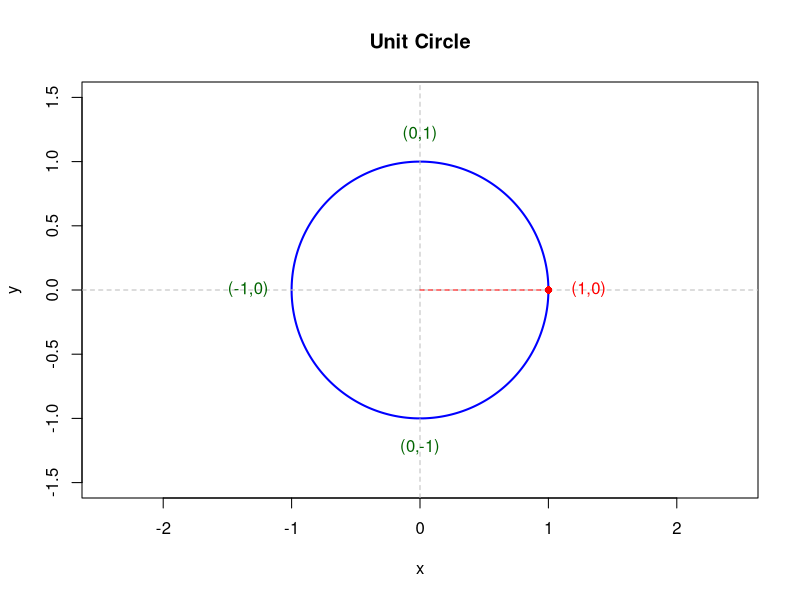
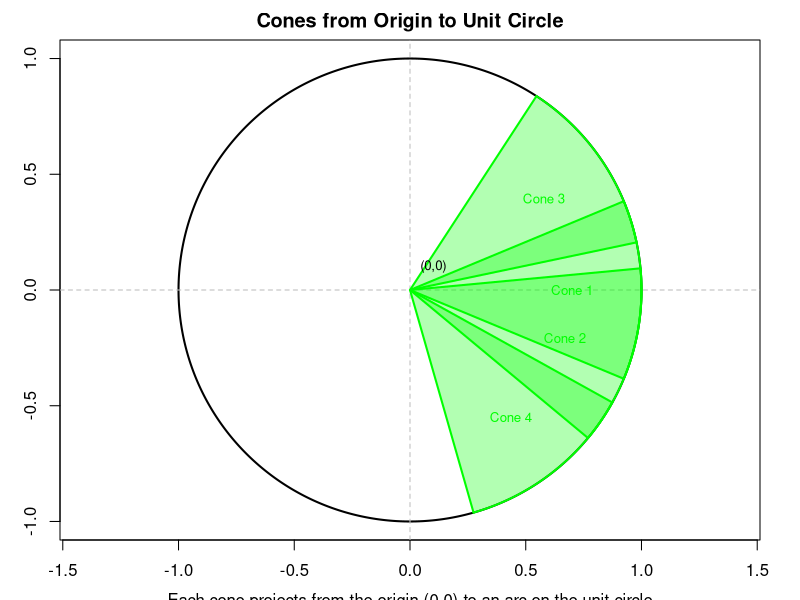
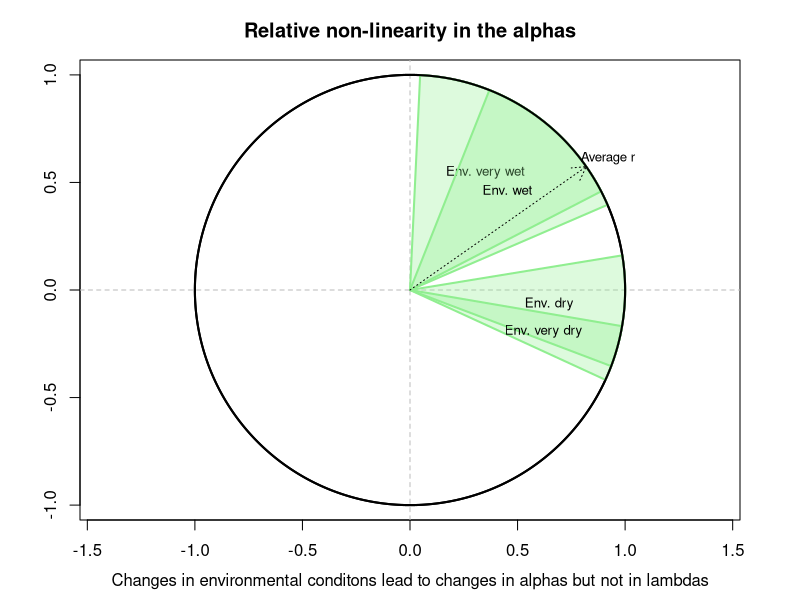

Here is the R script that generated these plots, in order:
theta <- seq(0, 2*pi, length.out = 1000)

# Calculate x and y coordinates on the unit circle
x <- cos(theta)
y <- sin(theta)

# Create a plot
plot(x, y, type = "l", col = "blue", lwd = 2,
     asp = 1, # Set aspect ratio to 1 to make circle appear circular
     xlab = "x", ylab = "y",
     main = "Unit Circle",
     xlim = c(-1.5, 1.5), ylim = c(-1.5, 1.5))

# Add axes
abline(h = 0, v = 0, col = "gray", lty = 2)

# Add a point at (1,0) to mark the starting point
points(1, 0, col = "red", pch = 16)

# Add text labels for key points
text(1.1, 0, "(1,0)", pos = 4, col = "red")
text(0, 1.1, "(0,1)", pos = 3, col = "darkgreen")
text(-1.1, 0, "(-1,0)", pos = 2, col = "darkgreen")
text(0, -1.1, "(0,-1)", pos = 1, col = "darkgreen")

# Draw radius to illustrate r=1
segments(0, 0, 1, 0, col = "red", lty = 2)



# R code to draw cones from origin to unit circle

# Set up the plot
par(mar = c(3, 3, 2, 2))  # Set margins
plot(NULL, xlim = c(-1, 1), ylim = c(-1, 1), asp = 1,
     xlab = "x", ylab = "y", main = "Cones from Origin to Unit Circle")

# Draw the unit circle
theta <- seq(0, 2*pi, length.out = 1000)
x_circle <- cos(theta)
y_circle <- sin(theta)
lines(x_circle, y_circle, col = "black", lwd = 2)

# Add coordinate axes
abline(h = 0, v = 0, col = "gray", lty = 2)

# Number of cones to draw
num_cones <- 4

# Draw cones with different angles
cone_angles <- seq(0, 2*pi, length.out = num_cones + 1)[-(num_cones + 1)]
cone_colors <- rainbow(num_cones)

cone_angles <- c(0, -0.3, 0.6, -0.9, 1.2)  # Example angles for cones
cone_colors <- c("green","green","green","green","green")

# Draw each cone
for (i in 1:num_cones) {
  # Cone starting angle and cone width (in radians)
  start_angle <- cone_angles[i]
  cone_width <- jitter(pi/4, 0.2)  # width of each cone
  
  # Calculate arc on the unit circle for this cone
  arc_angles <- seq(start_angle - cone_width/2, start_angle + cone_width/2, length.out = 100)
  x_arc <- cos(arc_angles)
  y_arc <- sin(arc_angles)
  
  # Draw filled cone
  polygon(c(0, x_arc, 0), c(0, y_arc, 0), col = adjustcolor(cone_colors[i], alpha = 0.3), border = NA)
  
  # Draw cone borders
  segments(0, 0, cos(start_angle - cone_width/2), sin(start_angle - cone_width/2), col = cone_colors[i], lwd = 2)
  segments(0, 0, cos(start_angle + cone_width/2), sin(start_angle + cone_width/2), col = cone_colors[i], lwd = 2)
  
  # Draw arc on unit circle
  lines(x_arc, y_arc, col = cone_colors[i], lwd = 2)
  
  # Add label in the middle of each cone
  label_angle <- start_angle
  label_r <- 0.7  # position of label (distance from origin)
  text(label_r * cos(label_angle), label_r * sin(label_angle), 
       paste("Cone", i), col = cone_colors[i], cex = 0.8)
}

# Add origin label
text(0.1, 0.1, "(0,0)", cex = 0.8)

# Add title at the bottom for explanation
mtext("Each cone projects from the origin (0,0) to an arc on the unit circle", side = 1, line = 2.5)



# R code to draw relative non-linearities in the alpha

# Set up the plot
par(mar = c(4, 4, 3, 3))  # Set margins
plot(NULL, xlim = c(-0.99, 0.99), ylim = c(-0.99, 0.99), asp = 1,
     xlab = " ", ylab = " ", main = "Relative non-linearity in the alphas")

# Draw the unit circle
theta <- seq(0, 2*pi, length.out = 1000)
x_circle <- cos(theta)
y_circle <- sin(theta)
lines(x_circle, y_circle, col = "black", lwd = 2)

# Add coordinate axes
abline(h = 0, v = 0, col = "gray", lty = 2)

# Number of cones to draw
num_cones <- 4

# Starting positions for cones (in radians)
start_positions <- c(-0.1, -0.3, 1, 0.8)


# Different widths for each cone (in radians)
cone_widths <- c(pi/6, pi/12, pi/3, pi/4)

# Colors for the cones
cone_colors <- rep("lightgreen", times = num_cones)

env <- c("dry", "very dry","very wet", "wet")

# Draw each cone
for (i in 1:num_cones) {
  # Cone center angle and width
  center_angle <- start_positions[i]
  width <- cone_widths[i]
  
  # Calculate arc on the unit circle for this cone
  arc_angles <- seq(center_angle - width/2, center_angle + width/2, length.out = 100)
  x_arc <- cos(arc_angles)
  y_arc <- sin(arc_angles)
  
  # Draw filled cone
  polygon(c(0, x_arc, 0), c(0, y_arc, 0), col = adjustcolor(cone_colors[i], alpha = 0.3), border = NA)
  
  # Draw cone borders
  segments(0, 0, cos(center_angle - width/2), sin(center_angle - width/2), col = cone_colors[i], lwd = 2)
  segments(0, 0, cos(center_angle + width/2), sin(center_angle + width/2), col = cone_colors[i], lwd = 2)
  
  # Draw arc on unit circle
  lines(x_arc, y_arc, col = cone_colors[i], lwd = 2)
  
  # Add label in the middle of each cone
  label_angle <- center_angle
  label_r <- 0.65  # position of label (distance from origin)
  text(label_r * cos(label_angle), label_r * sin(label_angle), 
       paste0("Env. ", env[i]), col = "black", cex = 0.8)
}

lines(x_circle, y_circle, col = "black", lwd = 2)

#draw a single vector that starts from origin zero, and its normalized
r <- c(1,0.7)
point1 <-r/sqrt(sum(r^2))
arrows(0, 0, x1 = point1[1], y1 = point1[2], length = 0.15, angle = 30,
       code = 2, col = par("fg"), lty = 3,
       lwd = par("lwd"))
text(x=point1[1]+0.1, y=point1[2]+0.04, "Average r", cex=0.8)


# Add title at the bottom for explanation
mtext("Changes in environmental conditons lead to changes in alphas but not in lambdas", side = 1, line = 2.5)




